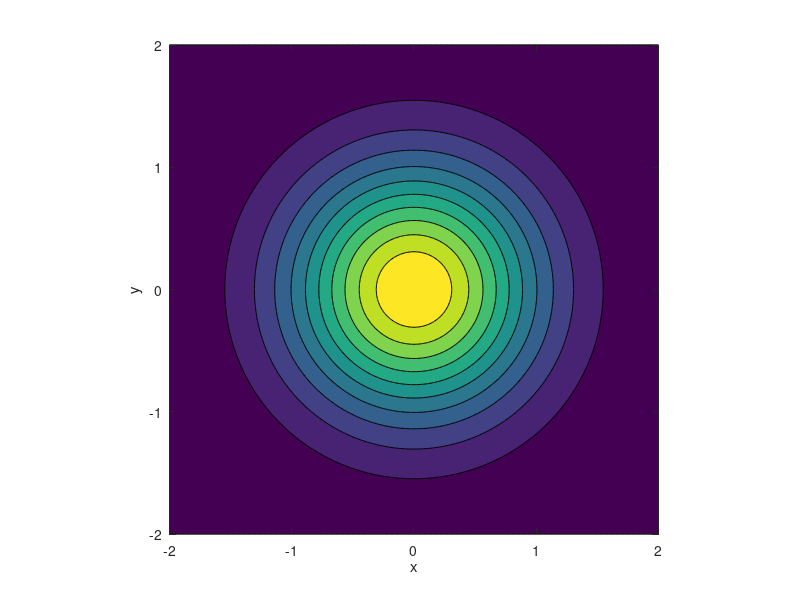

Reproduce this figure in MATLAB.
clearvars;
close all;
%% PLOTTING A BLURRY CIRCLE FUNCTIONS AND VIEWING PLOT

% x=[0:0.1:10];
% for i=1:length(x)
%     y(i)=exp(x(i));
% end
% plot(x,y)
% xlabel('x')
% ylabel('y')
% 
if 1
% close all;
% clearvars;
dx=0.01;
dy=0.01;
x=[-2:dx:2];
y=[-2:dy:2];
nx = length(x);
ny = length(y);


for i=1:length(x)
    for j=1:length(y)
        r2=x(i)^2+y(j)^2;
        z(j,i)=exp(-r2);
    end
end

figure(1)
% surf(x,y,z)
% pcolor(x,y,z)
display(z)
contourf(x, y, z);
% ylim([0 2.1]);
xlabel('x');
ylabel('y');
zlabel('z=f(x,y)');
axis equal
end

% close all;
% clearvars;
%% SOLVING MULTIPLE ANONYMOUS FUNCTIONS AND VIEWING PLOT
if 0
func = @(x,y) (x-1).^2.*(x+1).^2 + (y-1).^2.*(y+1).^2+x/4-y/4;
func1x= @(x,y) 1/4 - 4*x + 4*x.^3;
func1y= @(x,y) -(1/4) - 4*y + 4*y.^3;
xmin=-2;
xmax=2;
ymin=-2;
ymax=2;
xin=0.0;
yin=0.5;
x=xin;
y=yin;
dtics=0.2;
daxis=0.2;
xtics=[xmin:dtics:xmax];
ytics=[ymin:dtics:ymax];
xaxis=[xmin:daxis:xmax];
yaxis=[ymin:daxis:ymax];
[X,Y]=meshgrid(xaxis,yaxis);
figure(1);
contourf(xaxis,yaxis,func1y(X,Y));
hold on;
end
% plot(xpoints,ypoints,'-s','MarkerSize',10,...
% 'MarkerFaceColor','red')
% hold off;

